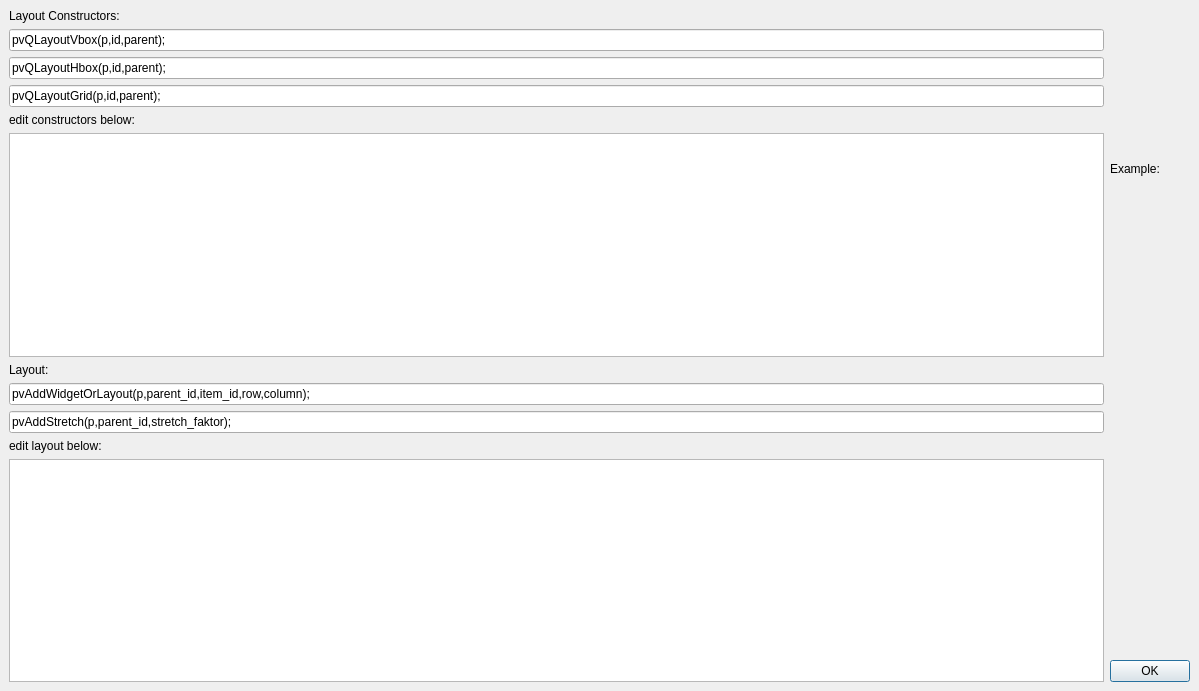
<?xml version="1.0" encoding="UTF-8"?>
<ui version="4.0">
 <class>DialogEditLayout</class>
 <widget class="QDialog" name="DialogEditLayout">
  <property name="geometry">
   <rect>
    <x>0</x>
    <y>0</y>
    <width>1199</width>
    <height>691</height>
   </rect>
  </property>
  <property name="windowTitle">
   <string>pvdevelop: Edit Layout</string>
  </property>
  <layout class="QHBoxLayout">
   <property name="spacing">
    <number>6</number>
   </property>
   <property name="margin">
    <number>9</number>
   </property>
   <item>
    <layout class="QVBoxLayout">
     <property name="spacing">
      <number>6</number>
     </property>
     <property name="margin">
      <number>0</number>
     </property>
     <item>
      <widget class="QLabel" name="label">
       <property name="text">
        <string>Layout Constructors: </string>
       </property>
      </widget>
     </item>
     <item>
      <widget class="QLineEdit" name="lineEdit">
       <property name="text">
        <string>pvQLayoutVbox(p,id,parent);</string>
       </property>
       <property name="readOnly">
        <bool>true</bool>
       </property>
      </widget>
     </item>
     <item>
      <widget class="QLineEdit" name="lineEdit_2">
       <property name="text">
        <string>pvQLayoutHbox(p,id,parent);</string>
       </property>
       <property name="readOnly">
        <bool>true</bool>
       </property>
      </widget>
     </item>
     <item>
      <widget class="QLineEdit" name="lineEdit_3">
       <property name="text">
        <string>pvQLayoutGrid(p,id,parent);</string>
       </property>
       <property name="readOnly">
        <bool>true</bool>
       </property>
      </widget>
     </item>
     <item>
      <widget class="QLabel" name="label_5">
       <property name="text">
        <string>edit constructors below:</string>
       </property>
      </widget>
     </item>
     <item>
      <widget class="QTextEdit" name="textEditConstructors">
       <property name="font">
        <font>
         <family>Courier</family>
         <pointsize>9</pointsize>
         <weight>50</weight>
         <italic>false</italic>
         <bold>false</bold>
         <underline>false</underline>
         <strikeout>false</strikeout>
        </font>
       </property>
       <property name="lineWrapMode">
        <enum>QTextEdit::NoWrap</enum>
       </property>
      </widget>
     </item>
     <item>
      <widget class="QLabel" name="label_2">
       <property name="text">
        <string>Layout:</string>
       </property>
      </widget>
     </item>
     <item>
      <widget class="QLineEdit" name="lineEdit_4">
       <property name="text">
        <string>pvAddWidgetOrLayout(p,parent_id,item_id,row,column);</string>
       </property>
       <property name="readOnly">
        <bool>true</bool>
       </property>
      </widget>
     </item>
     <item>
      <widget class="QLineEdit" name="lineEdit_5">
       <property name="text">
        <string>pvAddStretch(p,parent_id,stretch_faktor);</string>
       </property>
       <property name="readOnly">
        <bool>true</bool>
       </property>
      </widget>
     </item>
     <item>
      <widget class="QLabel" name="label_4">
       <property name="text">
        <string>edit layout below:</string>
       </property>
      </widget>
     </item>
     <item>
      <widget class="QTextEdit" name="textEditDef">
       <property name="font">
        <font>
         <family>Courier</family>
         <pointsize>9</pointsize>
         <weight>50</weight>
         <italic>false</italic>
         <bold>false</bold>
         <underline>false</underline>
         <strikeout>false</strikeout>
        </font>
       </property>
       <property name="lineWrapMode">
        <enum>QTextEdit::NoWrap</enum>
       </property>
      </widget>
     </item>
    </layout>
   </item>
   <item>
    <layout class="QVBoxLayout">
     <property name="spacing">
      <number>6</number>
     </property>
     <property name="margin">
      <number>0</number>
     </property>
     <item>
      <widget class="QLabel" name="label_3">
       <property name="text">
        <string>Example:</string>
       </property>
      </widget>
     </item>
     <item>
      <widget class="QLabel" name="label_6">
       <property name="text">
        <string/>
       </property>
       <property name="pixmap">
        <pixmap>:/images/example_layout.png</pixmap>
       </property>
      </widget>
     </item>
     <item>
      <widget class="QPushButton" name="okButton">
       <property name="text">
        <string>OK</string>
       </property>
      </widget>
     </item>
    </layout>
   </item>
  </layout>
 </widget>
 <resources/>
 <connections>
  <connection>
   <sender>okButton</sender>
   <signal>clicked()</signal>
   <receiver>DialogEditLayout</receiver>
   <slot>accept()</slot>
   <hints>
    <hint type="sourcelabel">
     <x>278</x>
     <y>253</y>
    </hint>
    <hint type="destinationlabel">
     <x>96</x>
     <y>254</y>
    </hint>
   </hints>
  </connection>
 </connections>
</ui>
